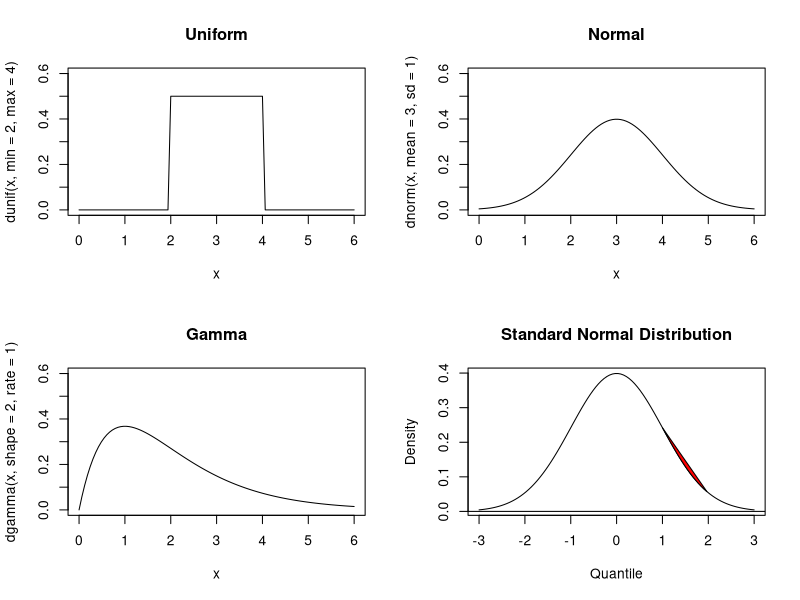

Write the R code that produced this figure.
library(ggplot2)

x <- seq(from=0, to=6, length.out=100) # Define the density domains
ylim <- c(0, 0.6)
par(mfrow=c(2,2)) # Create a 2x2 plotting area
plot(x, dunif(x,min=2,max=4), main="Uniform", type='l', ylim=ylim)
plot(x, dnorm(x,mean=3,sd=1), main="Normal", type='l', ylim=ylim) 
plot(x, dgamma(x,shape=2,rate=1), main="Gamma", type='l', ylim=ylim)

x <- seq(from=-3, to=+3, length.out=100)
y <- dnorm(x)
plot(x, y, main="Standard Normal Distribution", type='l', ylab="Density", xlab="Quantile")
abline(h=0)

region.x <- x[1 <= x & x <= 2]
region.y <- y[1 <= x & x <= 2]

polygon(region.x, region.y, density=-1, col="red")




